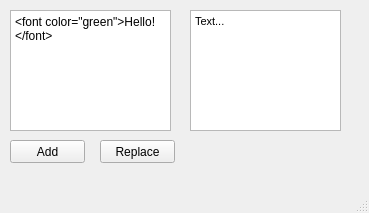
<?xml version="1.0" encoding="UTF-8"?>
<ui version="4.0">
 <class>MainWindow</class>
 <widget class="QMainWindow" name="MainWindow">
  <property name="geometry">
   <rect>
    <x>0</x>
    <y>0</y>
    <width>369</width>
    <height>213</height>
   </rect>
  </property>
  <property name="windowTitle">
   <string>MainWindow</string>
  </property>
  <widget class="QWidget" name="centralwidget">
   <widget class="QPlainTextEdit" name="plainTextEdit">
    <property name="geometry">
     <rect>
      <x>10</x>
      <y>10</y>
      <width>161</width>
      <height>121</height>
     </rect>
    </property>
    <property name="plainText">
     <string>&lt;font color='green'&gt;Hello!&lt;/font&gt;</string>
    </property>
   </widget>
   <widget class="QTextEdit" name="textEdit">
    <property name="geometry">
     <rect>
      <x>190</x>
      <y>10</y>
      <width>151</width>
      <height>121</height>
     </rect>
    </property>
    <property name="html">
     <string>&lt;!DOCTYPE HTML PUBLIC &quot;-//W3C//DTD HTML 4.0//EN&quot; &quot;http://www.w3.org/TR/REC-html40/strict.dtd&quot;&gt;
&lt;html&gt;&lt;head&gt;&lt;meta name=&quot;qrichtext&quot; content=&quot;1&quot; /&gt;&lt;style type=&quot;text/css&quot;&gt;
p, li { white-space: pre-wrap; }
&lt;/style&gt;&lt;/head&gt;&lt;body style=&quot; font-family:'MS Shell Dlg 2'; font-size:8.25pt; font-weight:400; font-style:normal;&quot;&gt;
&lt;p style=&quot; margin-top:0px; margin-bottom:0px; margin-left:0px; margin-right:0px; -qt-block-indent:0; text-indent:0px;&quot;&gt;&lt;span style=&quot; font-family:'MS Shell Dlg 2';&quot;&gt;Text...&lt;/span&gt;&lt;/p&gt;&lt;/body&gt;&lt;/html&gt;</string>
    </property>
   </widget>
   <widget class="QPushButton" name="pushButton">
    <property name="geometry">
     <rect>
      <x>10</x>
      <y>140</y>
      <width>75</width>
      <height>23</height>
     </rect>
    </property>
    <property name="text">
     <string>Add</string>
    </property>
   </widget>
   <widget class="QPushButton" name="pushButton_2">
    <property name="geometry">
     <rect>
      <x>100</x>
      <y>140</y>
      <width>75</width>
      <height>23</height>
     </rect>
    </property>
    <property name="text">
     <string>Replace</string>
    </property>
   </widget>
  </widget>
  <widget class="QMenuBar" name="menubar">
   <property name="geometry">
    <rect>
     <x>0</x>
     <y>0</y>
     <width>369</width>
     <height>21</height>
    </rect>
   </property>
  </widget>
  <widget class="QStatusBar" name="statusbar"/>
 </widget>
 <resources/>
 <connections/>
</ui>
